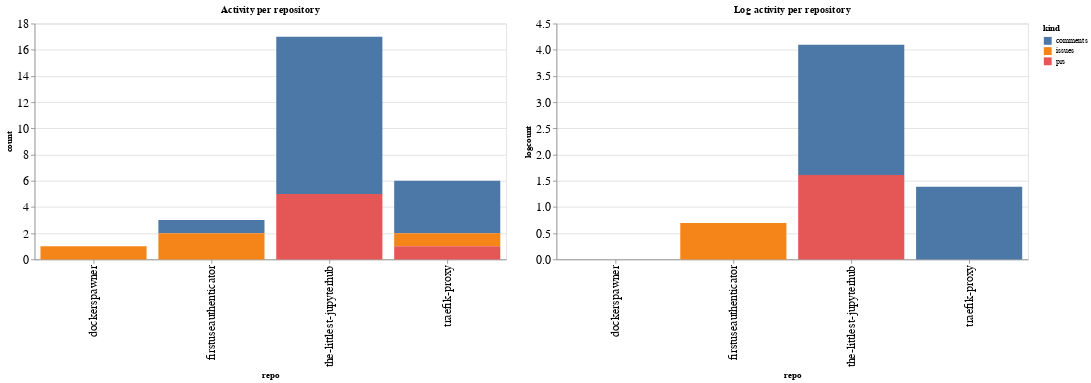

Write notebook code for a chart like this one.
### Code cell
ch1 = alt.Chart(repo_summaries, width=600, title="Activity per repository").mark_bar().encode(
    x='repo',
    y='count',
    color='kind',
    tooltip="kind"
)

ch2 = alt.Chart(repo_summaries, width=600, title="Log activity per repository").mark_bar().encode(
    x='repo',
    y='logcount',
    color='kind',
    tooltip="kind"
)

ch1 | ch2

### Figure 1 — Vega-Lite specification as saved in the notebook (floating-point values rounded to 4 significant figures)
{"config": {"axisLeft": {"labelFontSize": 15}, "axisBottom": {"labelFontSize": 15}}, "hconcat": [{"mark": "bar", "encoding": {"color": {"type": "nominal", "field": "kind"}, "tooltip": {"type": "nominal", "field": "kind"}, "x": {"type": "nominal", "field": "repo"}, "y": {"type": "quantitative", "field": "count"}}, "title": "Activity per repository", "width": 600}, {"mark": "bar", "encoding": {"color": {"type": "nominal", "field": "kind"}, "tooltip": {"type": "nominal", "field": "kind"}, "x": {"type": "nominal", "field": "repo"}, "y": {"type": "quantitative", "field": "logcount"}}, "title": "Log activity per repository", "width": 600}], "data": {"name": "data-5821c73cd71f99dbf87a7acf39079265"}, "$schema": "https://vega.github.io/schema/vega-lite/v4.8.1.json", "datasets": {"data-5821c73cd71f99dbf87a7acf39079265": [{"repo": "dockerspawner", "kind": "issues", "count": 1, "logcount": 0.0}, {"repo": "firstuseauthenticator", "kind": "comments", "count": 1, "logcount": 0.0}, {"repo": "firstuseauthenticator", "kind": "issues", "count": 2, "logcount": 0.6931}, {"repo": "the-littlest-jupyterhub", "kind": "comments", "count": 12, "logcount": 2.485}, {"repo": "the-littlest-jupyterhub", "kind": "prs", "count": 5, "logcount": 1.609}, {"repo": "traefik-proxy", "kind": "comments", "count": 4, "logcount": 1.386}, {"repo": "traefik-proxy", "kind": "issues", "count": 1, "logcount": 0.0}, {"repo": "traefik-proxy", "kind": "prs", "count": 1, "logcount": 0.0}]}}
